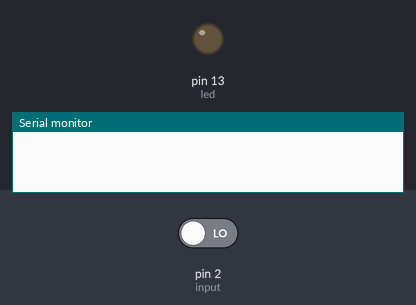
Simulated run of this sketch. Board: Arduino Uno, built with avr-gcc and run on an emulated ATmega328P. Parts: output pins drawn as LEDs (lit = HIGH), the last lines printed to the serial monitor. The test bench sets the inputs (shaded band); at power-on: pin 2 (input) LOW.

Above: at 1.2 s.
1.3 s: pin 2 (input) driven HIGH
At 2.4 s:
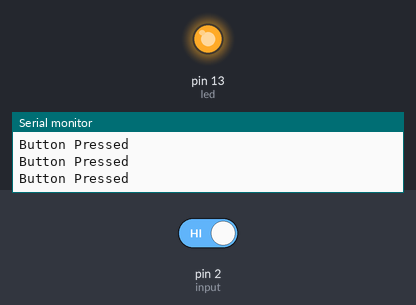
2.8 s: pin 2 (input) driven LOW
At 4.0 s:
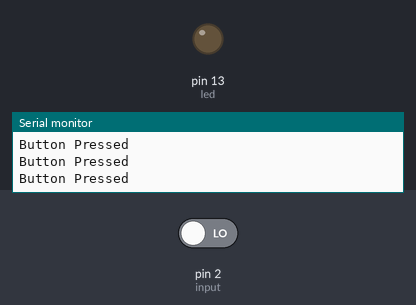
Timing chart, 0 to 5.8 s (numbered marks = the images above; inputs shaded):
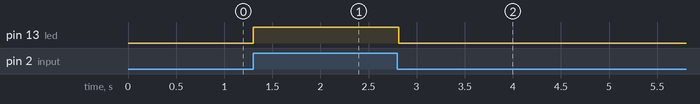

The sketch:

LED_on_and_off_using_PUSH_button.ino
```cpp
int led = 13;
int input = 2;
int buttonState=LOW;

void setup()
{
  pinMode(led, OUTPUT);
  pinMode(input , INPUT);
  Serial.begin(9600);
}

void loop()
{
  buttonState = digitalRead(input);

  if(buttonState == HIGH)
  {
    digitalWrite(led, HIGH);
    Serial.println("Button Pressed");
  }
  else
  {
    digitalWrite(led, LOW);
  }
}
```

Measured:
- after the input at 1.3 s, pin 13 (led): LOW → HIGH at once
- after the input at 2.8 s, pin 13 (led): HIGH → LOW at once
